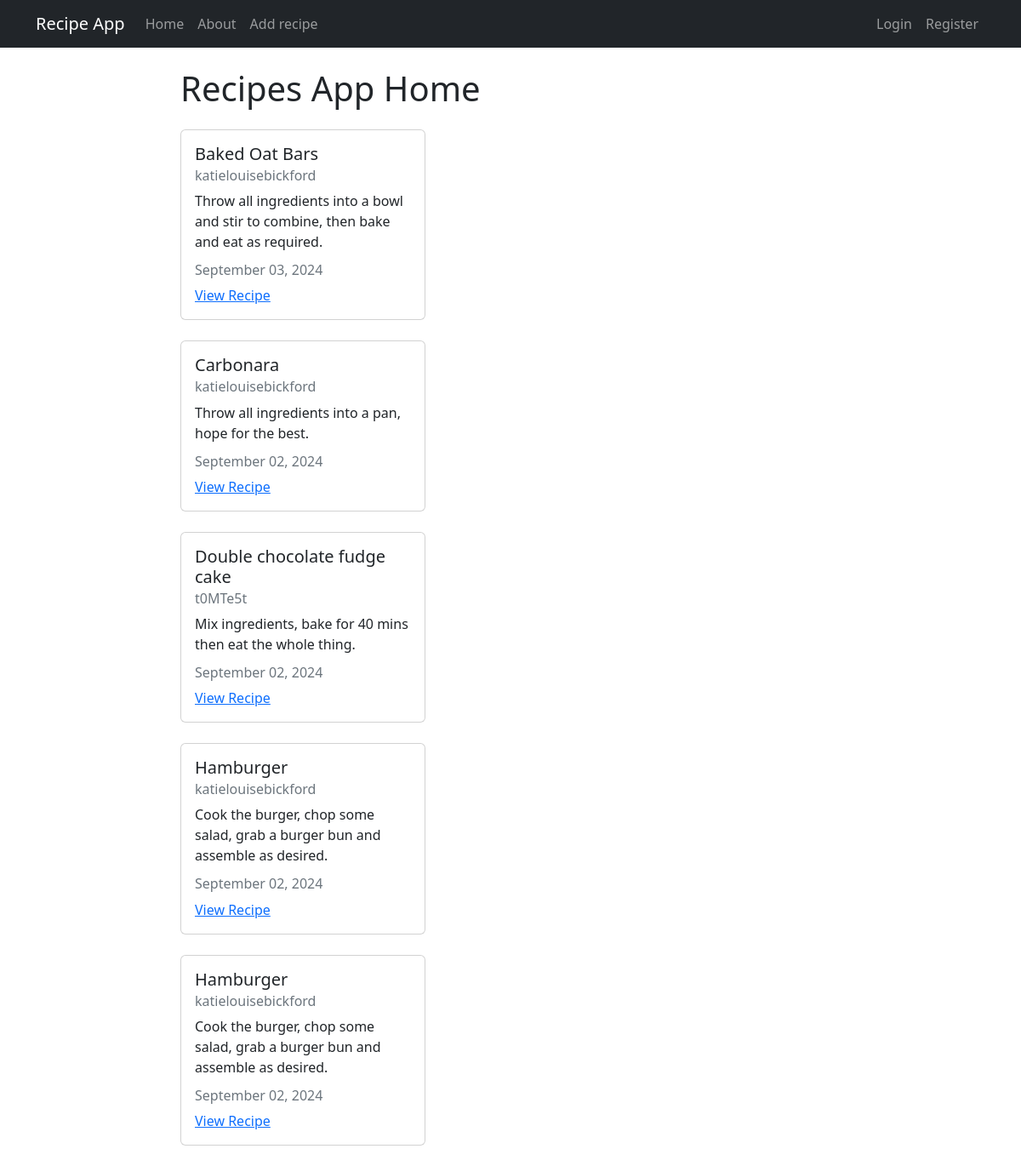
The app's page /, older data.
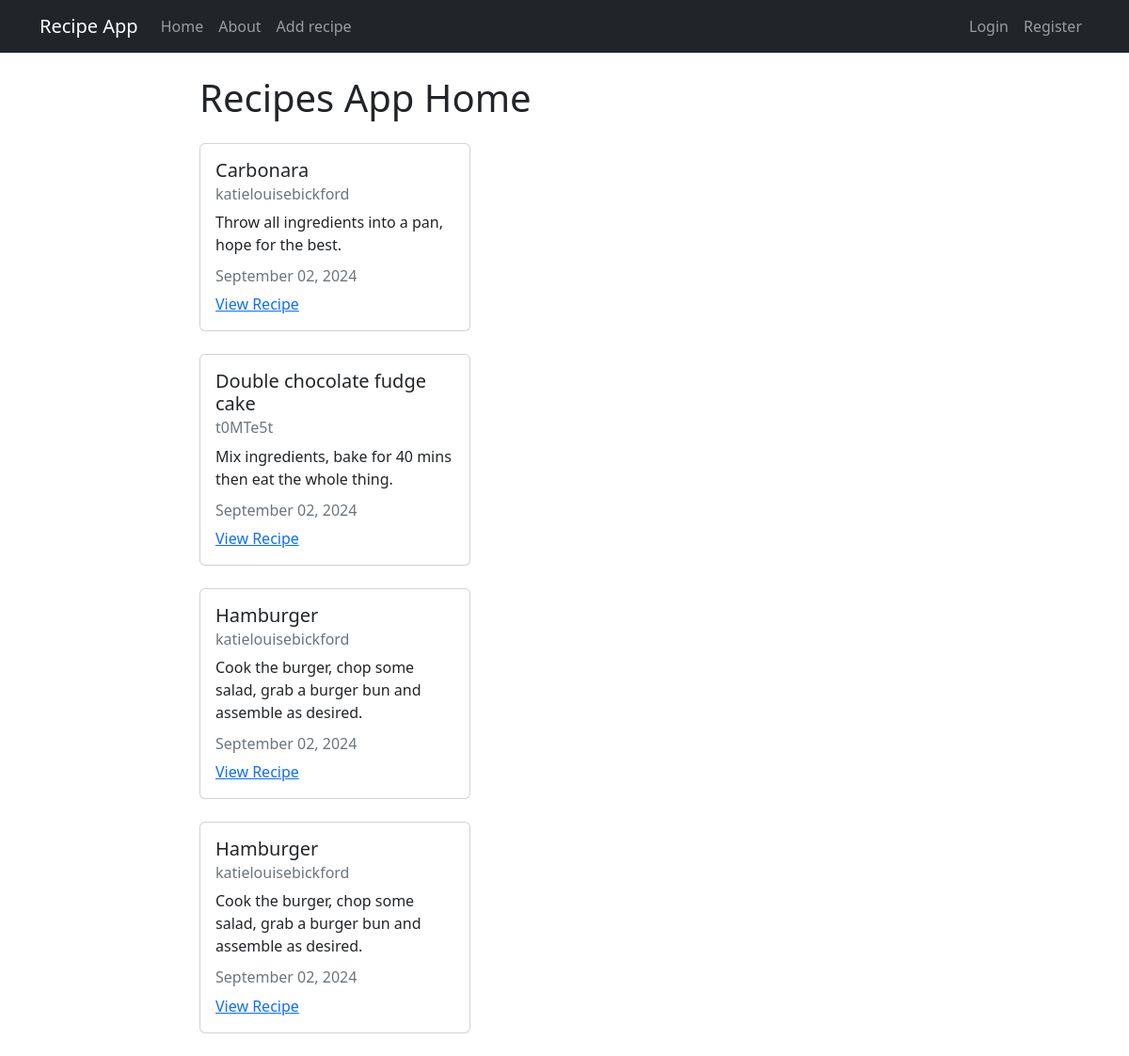
The same page, newer data.
### recipe_app/models.py (models this page shows, shortened)
class Recipe(models.Model):
    title = models.CharField(max_length=100)
    description = models.TextField()
    author = models.ForeignKey(User, on_delete=models.CASCADE)
    created_at = models.DateTimeField(auto_now_add=True)
    update_at = models.DateTimeField(auto_now=True)

### recipe_app/views.py (the view)
# urls.py: path('', views.RecipeListView.as_view(), name='home'),
class RecipeListView(ListView):
    model = models.Recipe
    template_name="recipe_app/home.html"
    context_object_name = 'recipes'

### recipe_app/templates/recipe_app/home.html
{% extends 'recipe_app/base.html' %} {% block content %}
<h1>Recipes App Home</h1>
{% for recipe in recipes %}
<div class="card my-4" style="width: 18rem">
  <div class="card-body">
    <h5 class="card-title">{{ recipe.title }}</h5>
    <h6 class="card-subtitle mb-2 text-muted">{{ recipe.author }}</h6>
    <p class="card-text">{{ recipe.description }}</p>
    <h6 class="card-subtitle mb-2 text-muted">{{ recipe.update_at |date:"F d, Y"}}</h6>
    <a href="{% url 'detail' recipe.pk %}" class="card-link">View Recipe</a>
  </div>
</div>
{% endfor %} {% endblock %}

### recipe_app/templates/recipe_app/base.html (shortened to what this page needs)
<!DOCTYPE html>
<html lang="en">
  <head>
    <link
      href="https://cdn.jsdelivr.net/npm/bootstrap@5.2.3/dist/css/bootstrap.min.css"
      rel="stylesheet"
    />
  </head>
  <body>
    <nav class="navbar navbar-expand-lg navbar-dark bg-dark">
      <div class="container">
        <a class="navbar-brand" href="{% url 'home' %}">Recipe App</a>
        <div class="collapse navbar-collapse" id="navbarNav">
          <ul class="navbar-nav">
            <li class="nav-item">
              <a class="nav-link" aria-current="page" href="{% url 'home' %}">Home</a>
            </li>
            <li class="nav-item">
              <a class="nav-link" href="{% url 'about' %}">About</a>
            </li>
            <li class="nav-item">
              <a class="nav-link" href="{% url 'create' %}">Add recipe</a>
            </li>
          </ul>
        </div>
        <div class="navbar-nav">
          {% if user.is_authenticated %}
          <a class="nav-itm nav-link" href="{% url 'user_profile' %}">Profile</a>
          <a class="nav-itm nav-link" href="{% url 'logout_user' %}">Logout</a>
          {% else %}
          <a class="nav-itm nav-link" href="{% url 'login_user' %}">Login</a>
          <a class="nav-itm nav-link" href="{% url 'register_user' %}">Register</a>
          {% endif %}
        </div>
      </div>
    </nav>
    <div class="container mt-4 col-8">
      {% block content %} {% endblock %}</div>
  </body>
</html>

Row changes from the older to the newer data that the page shows:
removed Recipe: title "Baked Oat Bars", author "katielouisebickford", description "Throw all ingredients into a bowl and stir to combine, then bake and eat as required.", update_at "September 03, 2024"
